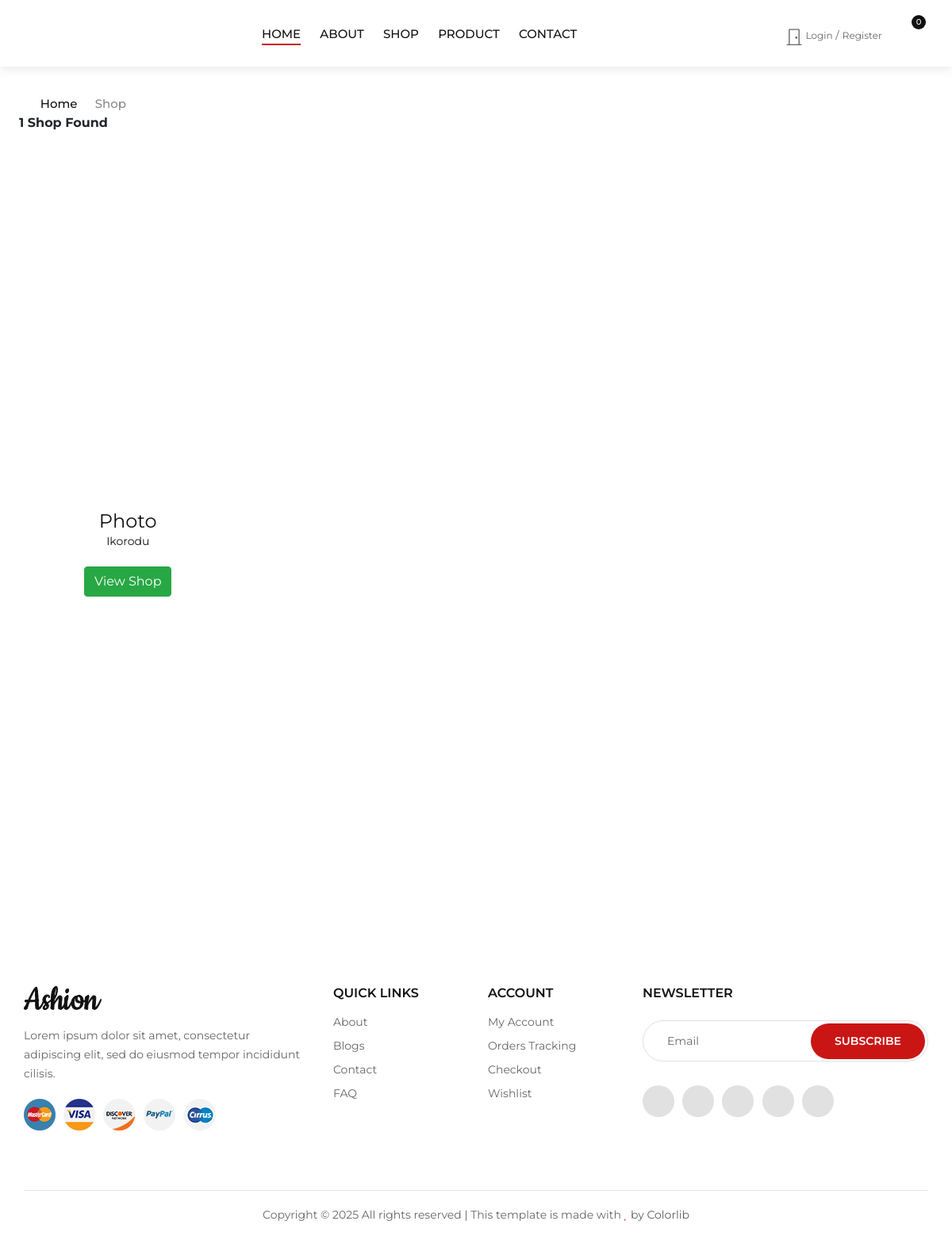
The page /wallet/shop/ on the database as committed earlier.
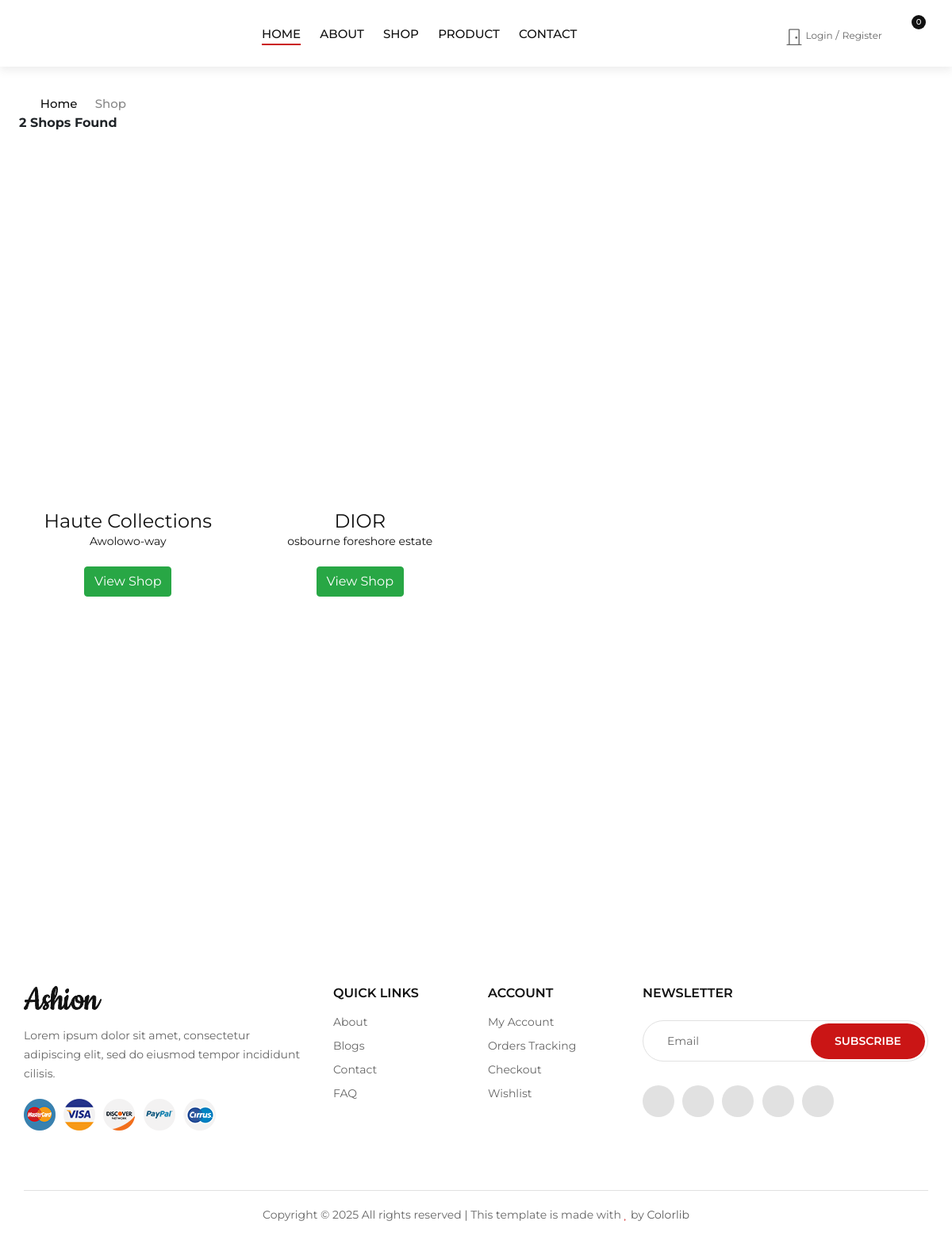
The same page on the database as committed later.
### walletapp/models.py (models this page shows, shortened)
class Shop(models.Model):
    FEATURE = 'Feature'
    NO_FEATURE = 'No Feature'
    CHOOSE = ''
    APPEAR_HOME_FIELD=[
        (FEATURE, 'Appear on home'),
        (NO_FEATURE, "Don't show on home"),
        (CHOOSE, 'Please Choose')
    ]
    shop_name = models.CharField(max_length=100, verbose_name='Shop Name')
    slug = models.SlugField(unique=True)
    user = models.ForeignKey(settings.AUTH_USER_MODEL, on_delete=models.CASCADE)
    address = models.CharField(max_length=500, verbose_name='Address')
    email = models.EmailField(null=True, blank=True, verbose_name='Shop Email')
    shop_image = models.ImageField(upload_to='shop-images', null=True, blank=True)
    instagram = models.URLField(null=True, blank=True, verbose_name='Shop Instagram', help_text="The Instagram must be of the shop, not personal")
    phone_number = models.CharField(max_length=20, null=True, blank=True)
    shop_bio= HTMLField()
    category = models.ForeignKey('Categories', on_delete=models.CASCADE)
    appear_home = models.CharField(max_length=50, choices=APPEAR_HOME_FIELD, default=CHOOSE)
    featured_shop = models.BooleanField()
    popular_shop = models.BooleanField(null=True)
    monday_start_time = models.TimeField(null=True, blank=True)
    monday_end_time = models.TimeField(null=True, blank=True)
    tuesday_start_time = models.TimeField(null=True, blank=True)
    tuesday_end_time = models.TimeField(null=True, blank=True)
    wednesday_start_time = models.TimeField(null=True, blank=True)
    wednesday_end_time = models.TimeField(null=True, blank=True)
    thursday_start_time = models.TimeField(null=True, blank=True)
    thursday_end_time = models.TimeField(null=True, blank=True)
    friday_start_time = models.TimeField(null=True, blank=True)
    friday_end_time = models.TimeField(null=True, blank=True)
    saturday_start_time = models.TimeField(null=True, blank=True)
    saturday_end_time = models.TimeField(null=True, blank=True)
    sunday_start_time = models.TimeField(null=True, blank=True)
    sunday_end_time = models.TimeField(null=True, blank=True)
    created_at = models.DateTimeField(auto_now_add=True)
    uploaded_at = models.DateTimeField(auto_now=True)
    class Meta():
        verbose_name_plural = 'Shops'
    def get_shop_url(self):
        return reverse('walletapp:single_shop', kwargs={
            'slug': self.slug,
        })

### walletapp/views.py (the view)
# urls.py: path('shop/', views.ShopList.as_view(), name='shop'),
class ShopList(ListView):
    model = Shop
    template_name = 'shop.html'
    context_object_name = 'shop'
    paginate_by = 16
    def get_context_data(self, **kwargs):
        context = super().get_context_data(**kwargs)
        context['shop_hub'] = Shop.objects.all()
        shops_with_product_counts = Shop.objects.annotate(product_count=Count('products'))
        context['shop_count'] = Shop.objects.count()
        context['product_count'] = sum([shop.product_count for shop in shops_with_product_counts])
        return context

### basket/basket.py (called while the page is built)
    def __len__(self):
        return sum(item['qty'] for item in self.basket.values())

### basket/context_processor.py (called while the page is built)
def basket(request):
    return { 'basket' : Basket(request) }

### templates/shop.html (shortened to what this page needs)
{% extends 'base.html' %}
{% load static %}
{% block content %}
<div class="breadcrumb-option">
    <div class="container">
        <div class="row">
            <div class="col-lg-12">
                <div class="breadcrumb__links">
                    <a href="{% url 'myhome' %}"><i class="fa fa-home"></i> Home</a>
                    <span>Shop</span>
                </div>
            </div>
            <div class="row align-items-center mb-4">
                {% if shop_count != 0 %}
                <div class="counts">
                   <b> <span id="shop_count">{{shop_count}}</span> Shop{{shop_count | pluralize:'s'}} Found</b>
                </div>
                {% endif %}
              </div>
        </div>
    </div>
</div>
<section class="shop spad">
    <div class="container">
        <div class="row">
            <div class="col-lg-12 col-md-12">
                <div class="row">
                    {% if not shop %}
                    <p class="mb-0">No data found</p>
                    {% else %}
                    {% if shop %}
                    {% for shops in shop %}
                    <div class="col-lg-3 col-md-6">
                        <div class="product__item">
                            <div class="product__item__pic set-bg" data-setbg="{{shops.shop_image.url}}"  height="30%" >
                            </div>
                            <div class="product__item__text">
                                <div  class="product__price"> <h4>{{shops.shop_name}} </h4></div>
                                <h6><a href="#">{{shops.address}}</a>
                                    {{shops.location}}</h6>
                                <div class="rating">
                                    <i class="fa fa-star"></i>
                                    <i class="fa fa-star"></i>
                                    <i class="fa fa-star"></i>
                                    <i class="fa fa-star"></i>
                                    <i class="fa fa-star"></i>
                                </div>
                                <h6 ><a href="{{shops.get_shop_url}}" ><button class="btn btn-success">View Shop</button></a></h6>
                            </div>
                        </div>
                    </div>
                    {% endfor %}
                    {% endif %}
                    {% endif %}
                </div>
            </div>
        </div>
    </div>
</section>
{% endblock %}

### templates/base.html (shortened to what this page needs)
{% load static %}
<!DOCTYPE html>
<html lang="zxx">
<head>
    <link href="https://cdn.jsdelivr.net/npm/bootstrap@5.0.0-beta1/dist/css/bootstrap.min.css" rel="stylesheet"
>
    <link rel="stylesheet" href="{% static 'css/bootstrap.min.css' %}" type="text/css">
    <link rel="stylesheet" href="{% static 'css/font-awesome.min.css' %}" type="text/css">
    <link rel="stylesheet" href="{% static 'css/elegant-icons.css' %}" type="text/css">
    <link rel="stylesheet" href="{% static 'css/jquery-ui.min.css' %}" type="text/css">
    <link rel="stylesheet" href="{% static 'css/magnific-popup.css' %}" type="text/css">
    <link rel="stylesheet" href="{% static 'css/owl.carousel.min.css' %}" type="text/css">
    <link rel="stylesheet" href="{% static 'css/slicknav.min.css' %}" type="text/css">
    <link rel="stylesheet" href="{% static 'css/style.css' %}" type="text/css">
</head>
<body>
    <header class="header">
        <div class="container-fluid">
            <div class="row">
                <div class="col-xl-3 col-lg-2">
                    <div class="header__logo">
                    </div>
                </div>
                <div class="col-xl-6 col-lg-7">
                    <nav class="header__menu">
                        <ul>
                            <li class="active"><a href="{% url 'myhome'%}">Home</a></li>
                            <li><a href="{% url 'walletapp:about' %}">About</a></li>
                            <li><a href="{% url 'walletapp:shop'%}">Shop</a></li>
                            <li><a href="{% url 'walletapp:product' %}">Product</a></li>
                            <li><a href="{% url 'walletapp:contact' %}">Contact</a></li>
                        </ul>
                    </nav>
                </div>
                <div class="col-lg-3">
                    <div class="header__right">
                        {% if user.is_authenticated %}
                        {{ request.user.name }}
                        <a data-toggle="modal" data-target="#exampleModal" style="cursor: pointer;"
                            class=" border-0 basket-btn">
                                <svg xmlns="http://www.w3.org/2000/svg" width="22" height="22" fill="currentColor"
                                    class="bi bi-door-closed" viewBox="0 0 16 16">
                                    <path
                                        d="M3 2a1 1 0 0 1 1-1h8a1 1 0 0 1 1 1v13h1.5a.5.5 0 0 1 0 1h-13a.5.5 0 0 1 0-1H3V2zm1 13h8V2H4v13z" />
                                    <path d="M9 9a1 1 0 1 0 2 0 1 1 0 0 0-2 0z" />
                                </svg>
                            <span class="fs15 fw500">Logout</span>
                        </a>
                        {% else %}
                        <div class="header__right__auth">
                            <a href="">
                                    <svg xmlns="http://www.w3.org/2000/svg" width="22" height="22" fill="currentColor"
                                        class="bi bi-door-closed" viewBox="0 0 16 16">
                                        <path
                                            d="M3 2a1 1 0 0 1 1-1h8a1 1 0 0 1 1 1v13h1.5a.5.5 0 0 1 0 1h-13a.5.5 0 0 1 0-1H3V2zm1 13h8V2H4v13z" />
                                        <path d="M9 9a1 1 0 1 0 2 0 1 1 0 0 0-2 0z" />
                                    </svg>
                                Login</a>
                            <a href="{% url 'account:register'%}">Register</a>
                        </div>
                        {% endif %}
                        <ul class="header__right__widget">
                            <li><a href="{% url 'basket:basket_summary' %}" role="button" type="button"><span class="icon_bag_alt"></span>
                                {% with total_qty=basket|length %}
                                <div id="basket-qty" class="basket-qty">
                                    {% if total_qty > 0 %}
                                    <div class="tip"> {{ total_qty }}</div>
                                    {% else %}
                                    <div class="tip">0</div>
                                    {% endif %}
                                </div>
                                {% endwith %}
                            </a></li>
                        </ul>
                    </div>
                </div>
            </div>
        </div>
    </header>
{% block content %}
{% endblock %}
<div class="instagram">
    <div class="container-fluid">
        <div class="row">
            <div class="col-lg-2 col-md-4 col-sm-4 p-0">
                <div class="instagram__item set-bg" data-setbg="{% static 'img/instagram/insta-1.jpg' %}">
                </div>
            </div>
            <div class="col-lg-2 col-md-4 col-sm-4 p-0">
                <div class="instagram__item set-bg" data-setbg="{% static 'img/instagram/insta-2.jpg' %}">
                </div>
            </div>
            <div class="col-lg-2 col-md-4 col-sm-4 p-0">
                <div class="instagram__item set-bg" data-setbg="{% static 'img/instagram/insta-3.jpg' %}">
                </div>
            </div>
            <div class="col-lg-2 col-md-4 col-sm-4 p-0">
                <div class="instagram__item set-bg" data-setbg="{% static 'img/instagram/insta-4.jpg' %}">
                </div>
            </div>
            <div class="col-lg-2 col-md-4 col-sm-4 p-0">
                <div class="instagram__item set-bg" data-setbg="{% static 'img/instagram/insta-5.jpg' %}">
                </div>
            </div>
            <div class="col-lg-2 col-md-4 col-sm-4 p-0">
                <div class="instagram__item set-bg" data-setbg="{% static 'img/instagram/insta-6.jpg' %}">
                </div>
            </div>
        </div>
    </div>
</div>
<footer class="footer">
    <div class="container">
        <div class="row">
            <div class="col-lg-4 col-md-6 col-sm-7">
                <div class="footer__about">
                    <div class="footer__logo">
                        <a href="./index.html"><img src="{% static 'img/logo.png' %}" alt=""></a>
                    </div>
                    <p>Lorem ipsum dolor sit amet, consectetur adipiscing elit, sed do eiusmod tempor incididunt
                    cilisis.</p>
                    <div class="footer__payment">
                        <a href="#"><img src="{% static 'img/payment/payment-1.png' %}" alt=""></a>
                        <a href="#"><img src="{% static 'img/payment/payment-2.png' %}" alt=""></a>
                        <a href="#"><img src="{% static 'img/payment/payment-3.png' %}" alt=""></a>
                        <a href="#"><img src="{% static 'img/payment/payment-4.png' %}" alt=""></a>
                        <a href="#"><img src="{% static 'img/payment/payment-5.png' %}" alt=""></a>
                    </div>
                </div>
            </div>
            <div class="col-lg-2 col-md-3 col-sm-5">
                <div class="footer__widget">
                    <h6>Quick links</h6>
                    <ul>
                        <li><a href="#">About</a></li>
                        <li><a href="#">Blogs</a></li>
                        <li><a href="#">Contact</a></li>
                        <li><a href="#">FAQ</a></li>
                    </ul>
                </div>
            </div>
            <div class="col-lg-2 col-md-3 col-sm-4">
                <div class="footer__widget">
                    <h6>Account</h6>
                    <ul>
                        <li><a href="#">My Account</a></li>
                        <li><a href="#">Orders Tracking</a></li>
                        <li><a href="#">Checkout</a></li>
                        <li><a href="#">Wishlist</a></li>
                    </ul>
                </div>
            </div>
            <div class="col-lg-4 col-md-8 col-sm-8">
                <div class="footer__newslatter">
                    <h6>NEWSLETTER</h6>
                    <form action="#">
                        <input type="text" placeholder="Email">
                        <button type="submit" class="site-btn">Subscribe</button>
                    </form>
                    <div class="footer__social">
                        <a href="#"><i class="fa fa-facebook"></i></a>
                        <a href="#"><i class="fa fa-twitter"></i></a>
                        <a href="#"><i class="fa fa-youtube-play"></i></a>
                        <a href="#"><i class="fa fa-instagram"></i></a>
                        <a href="#"><i class="fa fa-pinterest"></i></a>
                    </div>
                </div>
            </div>
        </div>
        <div class="row">
            <div class="col-lg-12">
                <div class="footer__copyright__text">
                    <p>Copyright &copy; <script>document.write(new Date().getFullYear());</script> All rights reserved | This template is made with <i class="fa fa-heart" aria-hidden="true"></i> by <a href="https://colorlib.com" target="_blank">Colorlib</a></p>
                </div>
            </div>
        </div>
    </div>
</footer>
</body>
</html>

Rows that differ between the two databases and show on the page:
removed Shop: shop_name "Photo", address "Ikorodu"
added Shop: shop_name "Haute Collections", address "Awolowo-way"
added Shop: shop_name "DIOR", address "osbourne foreshore estate"
Other text that changed with them:
{{ shop_count }}: "1" → "2"
{{ shop_count | pluralize:'s' }}: (not shown) → "s"
